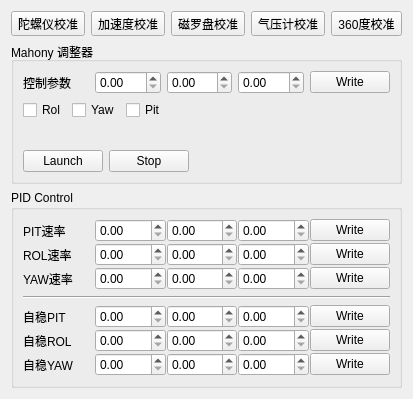
      <widget class="QWidget" name="tab2_ParameterSetting">
       <attribute name="title">
        <string>Parameter Setting</string>
       </attribute>
       <layout class="QHBoxLayout" name="horizontalLayout_5">
        <item>
         <layout class="QVBoxLayout" name="verticalLayout_5">
          <item>
           <layout class="QHBoxLayout" name="horizontalLayout_Calibration_Control">
            <item>
             <widget class="QToolButton" name="toolButton_Calib_Gyto">
              <property name="text">
               <string>陀螺仪校准</string>
              </property>
              <property name="icon">
               <iconset resource="../resource.qrc">
                <normaloff>:/qrc/icon/gyroscope.png</normaloff>:/qrc/icon/gyroscope.png</iconset>
              </property>
              <property name="iconSize">
               <size>
                <width>50</width>
                <height>50</height>
               </size>
              </property>
              <property name="toolButtonStyle">
               <enum>Qt::ToolButtonTextUnderIcon</enum>
              </property>
             </widget>
            </item>
            <item>
             <widget class="QToolButton" name="toolButton_Calib_Accelerate">
              <property name="text">
               <string>加速度校准</string>
              </property>
              <property name="icon">
               <iconset resource="../resource.qrc">
                <normaloff>:/qrc/icon/accelerometer.png</normaloff>:/qrc/icon/accelerometer.png</iconset>
              </property>
              <property name="iconSize">
               <size>
                <width>50</width>
                <height>50</height>
               </size>
              </property>
              <property name="toolButtonStyle">
               <enum>Qt::ToolButtonTextUnderIcon</enum>
              </property>
             </widget>
            </item>
            <item>
             <widget class="QToolButton" name="toolButton_Calib_Compass">
              <property name="text">
               <string>磁罗盘校准</string>
              </property>
              <property name="icon">
               <iconset resource="../resource.qrc">
                <normaloff>:/qrc/icon/compass.png</normaloff>:/qrc/icon/compass.png</iconset>
              </property>
              <property name="iconSize">
               <size>
                <width>50</width>
                <height>50</height>
               </size>
              </property>
              <property name="toolButtonStyle">
               <enum>Qt::ToolButtonTextUnderIcon</enum>
              </property>
             </widget>
            </item>
            <item>
             <widget class="QToolButton" name="toolButton_Calib_AirPressure">
              <property name="text">
               <string>气压计校准</string>
              </property>
              <property name="icon">
               <iconset resource="../resource.qrc">
                <normaloff>:/qrc/icon/barometer.png</normaloff>:/qrc/icon/barometer.png</iconset>
              </property>
              <property name="iconSize">
               <size>
                <width>50</width>
                <height>50</height>
               </size>
              </property>
              <property name="toolButtonStyle">
               <enum>Qt::ToolButtonTextUnderIcon</enum>
              </property>
             </widget>
            </item>
            <item>
             <widget class="QToolButton" name="toolButton_Calib_SixDirection">
              <property name="text">
               <string>360度校准</string>
              </property>
              <property name="icon">
               <iconset resource="../resource.qrc">
                <normaloff>:/qrc/icon/360direction.png</normaloff>:/qrc/icon/360direction.png</iconset>
              </property>
              <property name="iconSize">
               <size>
                <width>50</width>
                <height>50</height>
               </size>
              </property>
              <property name="toolButtonStyle">
               <enum>Qt::ToolButtonTextUnderIcon</enum>
              </property>
             </widget>
            </item>
           </layout>
          </item>
          <item>
           <widget class="QGroupBox" name="groupBox_Mahony_Adjuster">
            <property name="title">
             <string>Mahony 调整器</string>
            </property>
            <layout class="QVBoxLayout" name="verticalLayout_4" stretch="0,0,2,0">
             <item>
              <layout class="QHBoxLayout" name="horizontalLayout_2">
               <item>
                <widget class="QLabel" name="label_Mahony_Parameter">
                 <property name="text">
                  <string>控制参数</string>
                 </property>
                </widget>
               </item>
               <item>
                <widget class="QDoubleSpinBox" name="doubleSpinBox_Mahony_Parameter_1"/>
               </item>
               <item>
                <widget class="QDoubleSpinBox" name="doubleSpinBox_Mahony_Parameter_2"/>
               </item>
               <item>
                <widget class="QDoubleSpinBox" name="doubleSpinBox_Mahony_Parameter_3"/>
               </item>
               <item>
                <widget class="QPushButton" name="pushButton_Mahony_Parameter_Write">
                 <property name="text">
                  <string>Write</string>
                 </property>
                </widget>
               </item>
              </layout>
             </item>
             <item>
              <layout class="QHBoxLayout" name="horizontalLayout_7">
               <item>
                <widget class="QCheckBox" name="checkBox_3">
                 <property name="text">
                  <string>Rol</string>
                 </property>
                </widget>
               </item>
               <item>
                <widget class="QCheckBox" name="checkBox_2">
                 <property name="text">
                  <string>Yaw</string>
                 </property>
                </widget>
               </item>
               <item>
                <widget class="QCheckBox" name="checkBox">
                 <property name="text">
                  <string>Pit</string>
                 </property>
                </widget>
               </item>
               <item>
                <spacer name="horizontalSpacer_4">
                 <property name="orientation">
                  <enum>Qt::Horizontal</enum>
                 </property>
                 <property name="sizeHint" stdset="0">
                  <size>
                   <width>40</width>
                   <height>20</height>
                  </size>
                 </property>
                </spacer>
               </item>
              </layout>
             </item>
             <item>
              <widget class="QCustomPlot" name="PlotDisplay_Mahony" native="true">
               <layout class="QGridLayout" name="gridLayout_6"/>
              </widget>
             </item>
             <item>
              <layout class="QHBoxLayout" name="horizontalLayout_6">
               <item>
                <widget class="QPushButton" name="pushButton_Mahony_Plot_Launch">
                 <property name="text">
                  <string>Launch</string>
                 </property>
                </widget>
               </item>
               <item>
                <widget class="QPushButton" name="pushButton_Mahony_Plot_Stop">
                 <property name="text">
                  <string>Stop</string>
                 </property>
                </widget>
               </item>
               <item>
                <spacer name="horizontalSpacer_3">
                 <property name="orientation">
                  <enum>Qt::Horizontal</enum>
                 </property>
                 <property name="sizeHint" stdset="0">
                  <size>
                   <width>40</width>
                   <height>20</height>
                  </size>
                 </property>
                </spacer>
               </item>
              </layout>
             </item>
            </layout>
           </widget>
          </item>
          <item>
           <widget class="QGroupBox" name="groupBox_PID_Control">
            <property name="title">
             <string>PID Control</string>
            </property>
            <layout class="QVBoxLayout" name="verticalLayout_3">
             <item>
              <layout class="QVBoxLayout" name="verticalLayout_Rate_Adjust" stretch="1,1,1">
               <property name="spacing">
                <number>1</number>
               </property>
               <item>
                <layout class="QHBoxLayout" name="horizontalLayout_PITRate" stretch="1,1,1,1,1">
                 <item>
                  <widget class="QLabel" name="label_PITRate">
                   <property name="text">
                    <string>PIT速率</string>
                   </property>
                  </widget>
                 </item>
                 <item>
                  <widget class="QDoubleSpinBox" name="doubleSpinBox_PITRate_P_Value"/>
                 </item>
                 <item>
                  <widget class="QDoubleSpinBox" name="doubleSpinBox_PITRate_I_Value"/>
                 </item>
                 <item>
                  <widget class="QDoubleSpinBox" name="doubleSpinBox_PITRate_D_Value"/>
                 </item>
                 <item>
                  <widget class="QPushButton" name="pushButton_PITRate_Write">
                   <property name="text">
                    <string>Write</string>
                   </property>
                  </widget>
                 </item>
                </layout>
               </item>
               <item>
                <layout class="QHBoxLayout" name="horizontalLayout_ROLRate" stretch="1,1,1,1,1">
                 <item>
                  <widget class="QLabel" name="label_ROLRate">
                   <property name="text">
                    <string>ROL速率</string>
                   </property>
                  </widget>
                 </item>
                 <item>
                  <widget class="QDoubleSpinBox" name="doubleSpinBox_ROLRate_P_Value"/>
                 </item>
                 <item>
                  <widget class="QDoubleSpinBox" name="doubleSpinBox_ROLRate_I_Value"/>
                 </item>
                 <item>
                  <widget class="QDoubleSpinBox" name="doubleSpinBox_ROLRate_D_Value"/>
                 </item>
                 <item>
                  <widget class="QPushButton" name="pushButton_ROLRate_Write">
                   <property name="text">
                    <string>Write</string>
                   </property>
                  </widget>
                 </item>
                </layout>
               </item>
               <item>
                <layout class="QHBoxLayout" name="horizontalLayout_YAWRate" stretch="1,1,1,1,1">
                 <item>
                  <widget class="QLabel" name="label_YAWRate">
                   <property name="text">
                    <string>YAW速率</string>
                   </property>
                  </widget>
                 </item>
                 <item>
                  <widget class="QDoubleSpinBox" name="doubleSpinBox_YAWRate_P_Value"/>
                 </item>
                 <item>
                  <widget class="QDoubleSpinBox" name="doubleSpinBox_YAWRate_I_Value"/>
                 </item>
                 <item>
                  <widget class="QDoubleSpinBox" name="doubleSpinBox_YAWRate_D_Value"/>
                 </item>
                 <item>
                  <widget class="QPushButton" name="pushButton_YAWRate_Write">
                   <property name="text">
                    <string>Write</string>
                   </property>
                  </widget>
                 </item>
                </layout>
               </item>
              </layout>
             </item>
             <item>
              <widget class="Line" name="line">
               <property name="orientation">
                <enum>Qt::Horizontal</enum>
               </property>
              </widget>
             </item>
             <item>
              <layout class="QVBoxLayout" name="verticalLayout_Self_Stabilization" stretch="1,1,1">
               <property name="spacing">
                <number>1</number>
               </property>
               <item>
                <layout class="QHBoxLayout" name="horizontalLayout_PIT_SelfStable" stretch="1,1,1,1,1">
                 <item>
                  <widget class="QLabel" name="label_PITSelfStable">
                   <property name="text">
                    <string>自稳PIT</string>
                   </property>
                  </widget>
                 </item>
                 <item>
                  <widget class="QDoubleSpinBox" name="doubleSpinBox_PITSelfStable_P_Value"/>
                 </item>
                 <item>
                  <widget class="QDoubleSpinBox" name="doubleSpinBox_PITSelfStable_I_Value"/>
                 </item>
                 <item>
                  <widget class="QDoubleSpinBox" name="doubleSpinBox_PITSelfStable_D_Value"/>
                 </item>
                 <item>
                  <widget class="QPushButton" name="pushButton_PITSelfStable_Write">
                   <property name="text">
                    <string>Write</string>
                   </property>
                  </widget>
                 </item>
                </layout>
               </item>
               <item>
                <layout class="QHBoxLayout" name="horizontalLayout_ROL_SelfStable" stretch="1,1,1,1,1">
                 <item>
                  <widget class="QLabel" name="label_ROLSelfStable">
                   <property name="text">
                    <string>自稳ROL</string>
                   </property>
                  </widget>
                 </item>
                 <item>
                  <widget class="QDoubleSpinBox" name="doubleSpinBox_ROLSelfStable_P_Value"/>
                 </item>
                 <item>
                  <widget class="QDoubleSpinBox" name="doubleSpinBox_ROLSelfStable_I_Value"/>
                 </item>
                 <item>
                  <widget class="QDoubleSpinBox" name="doubleSpinBox_ROLSelfStable_D_Value"/>
                 </item>
                 <item>
                  <widget class="QPushButton" name="pushButton_ROLSelfStable_Write">
                   <property name="text">
                    <string>Write</string>
                   </property>
                  </widget>
                 </item>
                </layout>
               </item>
               <item>
                <layout class="QHBoxLayout" name="horizontalLayout_YAW_SelfStable" stretch="1,1,1,1,1">
                 <item>
                  <widget class="QLabel" name="label_YAWSelfStable">
                   <property name="text">
                    <string>自稳YAW</string>
                   </property>
                  </widget>
                 </item>
                 <item>
                  <widget class="QDoubleSpinBox" name="doubleSpinBox_YAWSelfStable_P_Value"/>
                 </item>
                 <item>
                  <widget class="QDoubleSpinBox" name="doubleSpinBox_YAWSelfStable_I_Value"/>
                 </item>
                 <item>
                  <widget class="QDoubleSpinBox" name="doubleSpinBox_YAWSelfStable_D_Value"/>
                 </item>
                 <item>
                  <widget class="QPushButton" name="pushButton_YAWSelfStable_Write">
                   <property name="text">
                    <string>Write</string>
                   </property>
                  </widget>
                 </item>
                </layout>
               </item>
              </layout>
             </item>
            </layout>
           </widget>
          </item>
         </layout>
        </item>
       </layout>
      </widget>
